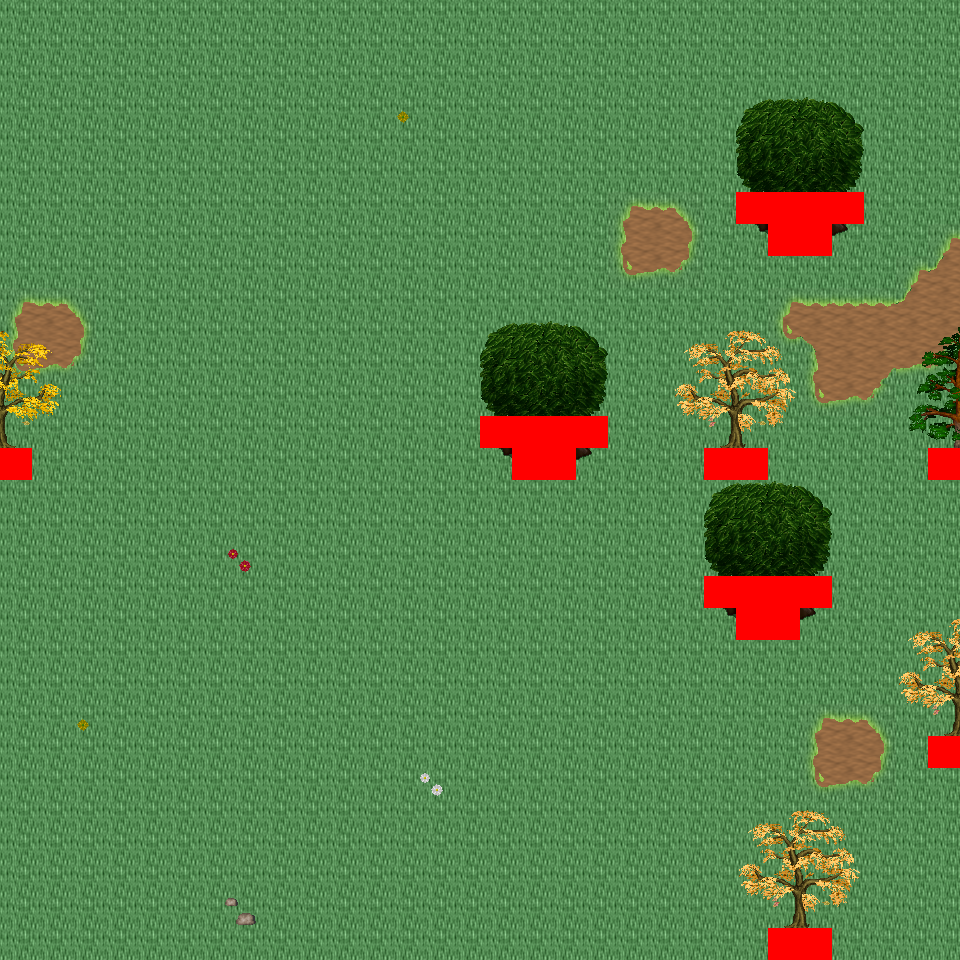

This game map was drawn from its Tiled (.tmx) file and the tilesets committed beside it. A one-line description and the trimmed map source follow:
An orthogonal 30x30 tile map with 32x32 px tiles, 6 tile layers (Ground, Object, Object2, Above, ...), 25 tilesets and 7 objects (7x mapExit).

<map version="1.0" orientation="orthogonal" renderorder="right-down" width="30" height="30" tilewidth="32" tileheight="32" nextobjectid="8">
  <tileset firstgid="1" name="tileset_logic_collision" tilewidth="32" tileheight="32" tilecount="1" columns="1">
    <image source="../drawable/tileset_logic_collision.png" width="32" height="32" />
  </tileset>
  <tileset firstgid="2" name="tileset_ground_ridge_earth_pale" tilewidth="32" tileheight="32" tilecount="96" columns="12">
    <image source="../drawable/tileset_ground_ridge_earth_pale.png" width="384" height="256" />
  </tileset>
  <tileset firstgid="98" name="tileset_ground_ridge_earth_dark" tilewidth="32" tileheight="32" tilecount="96" columns="12">
    <image source="../drawable/tileset_ground_ridge_earth_dark.png" width="384" height="256" />
  </tileset>
  <tileset firstgid="194" name="tileset_ground_ground" tilewidth="32" tileheight="32" tilecount="33" columns="3">
    <image source="../drawable/tileset_ground_ground.png" width="96" height="352" />
  </tileset>
  <tileset firstgid="227" name="tileset_plant_stump_small_stump" tilewidth="32" tileheight="32" tilecount="4" columns="2">
    <image source="../drawable/tileset_plant_stump_small_stump.png" width="64" height="64" />
  </tileset>
  <tileset firstgid="231" name="tileset_plant_tree_fall_trees" tilewidth="32" tileheight="32" tilecount="40" columns="8">
    <image source="../drawable/tileset_plant_tree_fall_trees.png" width="256" height="160" />
  </tileset>
  <tileset firstgid="271" name="tileset_plant_tree_pine_tree" tilewidth="32" tileheight="32" tilecount="20" columns="4">
    <image source="../drawable/tileset_plant_tree_pine_tree.png" width="128" height="160" />
  </tileset>
  <tileset firstgid="291" name="tileset_plant_tree_tree_darkgreen" tilewidth="32" tileheight="32" tilecount="88" columns="8">
    <image source="../drawable/tileset_plant_tree_tree_darkgreen.png" width="256" height="352" />
  </tileset>
  <tileset firstgid="379" name="tileset_plant_leaves" tilewidth="32" tileheight="32" tilecount="8" columns="4">
    <image source="../drawable/tileset_plant_leaves.png" width="128" height="64" />
  </tileset>
  <tileset firstgid="387" name="tileset_plant_flower_daisy_blue" tilewidth="32" tileheight="32" tilecount="8" columns="2">
    <image source="../drawable/tileset_plant_flower_daisy_blue.png" width="64" height="128" />
  </tileset>
  <tileset firstgid="395" name="tileset_plant_flower_daisy_red" tilewidth="32" tileheight="32" tilecount="8" columns="2">
    <image source="../drawable/tileset_plant_flower_daisy_red.png" width="64" height="128" />
  </tileset>
  <tileset firstgid="403" name="tileset_plant_flower_daisy_white" tilewidth="32" tileheight="32" tilecount="8" columns="2">
    <image source="../drawable/tileset_plant_flower_daisy_white.png" width="64" height="128" />
  </tileset>
  <tileset firstgid="411" name="tileset_plant_flower_daisy_yellow" tilewidth="32" tileheight="32" tilecount="8" columns="2">
    <image source="../drawable/tileset_plant_flower_daisy_yellow.png" width="64" height="128" />
  </tileset>
  <tileset firstgid="419" name="tileset_ground_grass_corners" tilewidth="32" tileheight="32" tilecount="24" columns="6">
    <image source="../drawable/tileset_ground_grass_corners.png" width="192" height="128" />
  </tileset>
  <tileset firstgid="443" name="tileset_ground_grass_edges" tilewidth="32" tileheight="32" tilecount="36" columns="12">
    <image source="../drawable/tileset_ground_grass_edges.png" width="384" height="96" />
  </tileset>
  <tileset firstgid="479" name="tileset_ground_rock_pebbles" tilewidth="32" tileheight="32" tilecount="3" columns="1">
    <image source="../drawable/tileset_ground_rock_pebbles.png" width="32" height="96" />
  </tileset>
  <tileset firstgid="482" name="tileset_logic_portal" tilewidth="32" tileheight="32" tilecount="24" columns="8">
    <image source="../drawable/tileset_logic_portal.png" width="256" height="96" />
  </tileset>
  <tileset firstgid="506" name="tileset_logic_creature_ent" tilewidth="32" tileheight="32" tilecount="4" columns="4">
    <image source="../drawable/tileset_logic_creature_ent.png" width="128" height="32" />
  </tileset>
  <tileset firstgid="510" name="tileset_logic_creature_animal" tilewidth="32" tileheight="32" tilecount="32" columns="8">
    <image source="../drawable/tileset_logic_creature_animal.png" width="256" height="128" />
  </tileset>
  <tileset firstgid="542" name="tileset_logic_creature_human_evil" tilewidth="32" tileheight="32" tilecount="16" columns="8">
    <image source="../drawable/tileset_logic_creature_human_evil.png" width="256" height="64" />
  </tileset>
  <tileset firstgid="558" name="tileset_terrain_grassland" tilewidth="32" tileheight="32" tilecount="88" columns="8">
    <image source="../drawable/tileset_terrain_grassland.png" width="256" height="352" />
  </tileset>
  <tileset firstgid="646" name="tileset_terrain_cave_opening" tilewidth="32" tileheight="32" tilecount="12" columns="3">
    <image source="../drawable/tileset_terrain_cave_opening.png" width="96" height="128" />
  </tileset>
  <tileset firstgid="658" name="tileset_ground_ladder_vertical_dark" tilewidth="32" tileheight="32" tilecount="3" columns="3">
    <image source="../drawable/tileset_ground_ladder_vertical_dark.png" width="96" height="32" />
  </tileset>
  <tileset firstgid="661" name="tileset_plant_flower_flowers_mixed" tilewidth="32" tileheight="32" tilecount="16" columns="4">
    <image source="../drawable/tileset_plant_flower_flowers_mixed.png" width="128" height="128" />
  </tileset>
  <tileset firstgid="677" name="tileset_logic_creature_reptile" tilewidth="32" tileheight="32" tilecount="7" columns="7">
    <image source="../drawable/tileset_logic_creature_reptile.png" width="224" height="32" />
  </tileset>
  <layer name="Ground" width="30" height="30">
    <data>[900 cells, 900 non-empty, 2 distinct tile ids]</data>
  </layer>
  <layer name="Object" width="30" height="30">
    <data>[900 cells, 80 non-empty, 27 distinct tile ids]</data>
  </layer>
  <layer name="Object2" width="30" height="30">
    <data>[900 cells, 13 non-empty, 5 distinct tile ids]</data>
  </layer>
  <layer name="Above" width="30" height="30">
    <data>[900 cells, 92 non-empty, 44 distinct tile ids]</data>
  </layer>
  <layer name="Above2" width="30" height="30">
    <data>[900 cells, 0 non-empty, 0 distinct tile ids]</data>
  </layer>
  <layer name="Walkable" width="30" height="30">
    <data>[900 cells, 25 non-empty, 1 distinct tile ids]</data>
  </layer>
  <objectgroup name="MapEvents">
    <object id="1" name="south" type="mapExit" x="0" y="928" width="768" height="32">
      <properties>
        <property name="map" value="level_0_x53_y26" />
        <property name="x" value="0" />
        <property name="y" value="1" />
      </properties>
    </object>
    <object id="2" name="south2" type="mapExit" x="832" y="928" width="128" height="32">
      <properties>
        <property name="map" value="level_0_x53_y26" />
        <property name="x" value="26" />
        <property name="y" value="1" />
      </properties>
    </object>
    <object id="3" name="west" type="mapExit" x="0" y="0" width="32" height="448">
      <properties>
        <property name="map" value="level_0_x52_y25" />
        <property name="x" value="28" />
        <property name="y" value="0" />
      </properties>
    </object>
    <object id="4" name="west2" type="mapExit" x="0" y="480" width="32" height="480">
      <properties>
        <property name="map" value="level_0_x52_y25" />
        <property name="x" value="28" />
        <property name="y" value="15" />
      </properties>
    </object>
    </objectgroup>
</map>
<!-- 3 of 7 objects omitted -->
